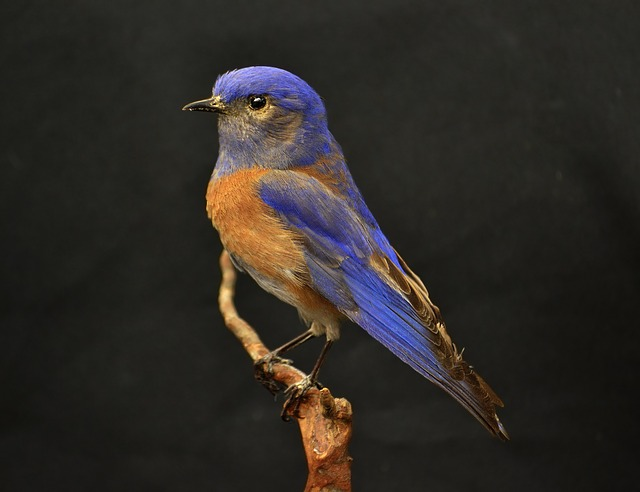
#> input picture assignment1/images/bird.jpg, 640 x 492 px
$ python generate.py
#> lines starting #> are read from the running program, lines starting #| are printed output that depends on the picture; after the words box and inside, x2 and y2 are one past the last pixel; in counts of white or black regions, pixels touching at a corner belong together
### showcase/cvportfolio/processing.py
"""Algorithms adapted from assignment1/assigment1.py.

Original implementations: Matej Gaberc. Portfolio changes: see CHANGELOG.md.
"""
import numpy as np
import cv2


def myhist(I_g, n_bins):
    pixels = I_g.reshape(-1)
    H = np.zeros(n_bins)
    interval = 1.0 / n_bins
    for value in pixels:
        index = int(value/interval)
        if index == n_bins: #value = 1.0
            index = n_bins - 1
        H[index] += 1
    H = H / len(pixels)
    return H


def otsu_threshold(image):
    """Deterministic Otsu threshold on 256 bins for intensities in [0, 1]."""
    image = np.asarray(image, dtype=float)
    if image.size == 0 or not np.isfinite(image).all() or image.min() < 0 or image.max() > 1:
        raise ValueError("Expected nonempty finite intensities in [0, 1]")
    quantized = np.rint(image * 255).astype(np.uint8)
    hist = np.bincount(quantized.ravel(), minlength=256).astype(float)
    probability = hist / hist.sum()
    weights = np.cumsum(probability)
    means = np.cumsum(probability * np.arange(256))
    denom = weights * (1-weights)
    score = np.divide((means[-1]*weights-means)**2, denom,
                      out=np.zeros(256), where=denom > 1e-15)
    return float(np.argmax(score)) / 255


def immask(image, mask):
    mask = mask.astype(np.uint8)
    expanded_mask = np.expand_dims(mask, axis=-1)
    masked_image = image * expanded_mask
    return masked_image

### showcase/cvportfolio/generate.py
"""Generate every portfolio figure and measured result: python -m cvportfolio.generate."""
from pathlib import Path
import argparse
import json
import platform
import time
import cv2
import numpy as np
import matplotlib
matplotlib.use('Agg')
import matplotlib.pyplot as plt
from . import processing, filters, edges, features, geometry, pca
from .course_utils.a5_utils import read_matches

ROOT = Path(__file__).resolve().parents[1]
DATA = ROOT.parent
OUT = ROOT / 'site/assets'
INK, MUTED, BG, ACCENT = '#172821', '#62736b', '#f4f6f1', '#287c58'
plt.rcParams.update({'font.family':'DejaVu Sans','font.size':10,'text.color':INK,
    'axes.labelcolor':MUTED,'xtick.color':MUTED,'ytick.color':MUTED,
    'axes.edgecolor':'#d7ded6','axes.titleweight':'medium','axes.titlesize':12,
    'figure.facecolor':BG,'axes.facecolor':BG,'savefig.facecolor':BG})


def resource(n, relative):
    base = DATA / f'assignment{n}'
    if n != 1: base /= f'assignment{n}'
    p = base / relative
    if not p.exists(): raise FileNotFoundError(f'Missing course material: {p.relative_to(DATA)}')
    return p


def read(n, relative, gray=False, max_side=None):
    img = cv2.imread(str(resource(n, relative)))
    if img is None: raise ValueError(f'Cannot decode {relative}')
    img = cv2.cvtColor(img, cv2.COLOR_BGR2GRAY if gray else cv2.COLOR_BGR2RGB)
    if max_side and max(img.shape[:2]) > max_side:
        factor = max_side / max(img.shape[:2])
        img = cv2.resize(img, None, fx=factor, fy=factor, interpolation=cv2.INTER_AREA)
    return img


def save_image(name, array):
    if array.dtype != np.uint8: array = np.rint(np.clip(array,0,1)*255).astype(np.uint8)
    if array.ndim == 3: array = cv2.cvtColor(array,cv2.COLOR_RGB2BGR)
    if not cv2.imwrite(str(OUT/name),array): raise IOError(name)


def show(ax, array, title, cmap='gray', **kwargs):
    ax.imshow(array, cmap=cmap, **kwargs); ax.set_title(title,loc='left',pad=12)
    ax.axis('off')


def save(fig, name):
    fig.savefig(OUT/name,dpi=170,bbox_inches='tight',pad_inches=.3)
    plt.close(fig)


def processing_demo():
    image = read(1,'images/bird.jpg'); gray=cv2.cvtColor(image,cv2.COLOR_RGB2GRAY)/255.
    threshold = processing.otsu_threshold(gray)
    mask = (gray > threshold).astype(np.uint8)
    mask = cv2.morphologyEx(mask,cv2.MORPH_CLOSE,cv2.getStructuringElement(cv2.MORPH_ELLIPSE,(15,15)))
    masked = processing.immask(image,mask)
    fig, ax=plt.subplots(2,2,figsize=(12,8))
    show(ax[0,0],image,'Source image'); show(ax[0,1],mask,f'Otsu mask · threshold {threshold:.3f}')
    show(ax[1,0],masked,'Foreground after morphological closing')
    hist=processing.myhist(gray,64)
    ax[1,1].bar(np.linspace(0,1,64),hist,width=1/64,color=ACCENT)
    ax[1,1].axvline(threshold,color=INK,ls='--',lw=1)
    ax[1,1].set(title='Normalized intensity histogram',xlabel='Intensity',ylabel='Pixel proportion')
    ax[1,1].spines[['top','right']].set_visible(False)
    fig.tight_layout(pad=2); save(fig,'01-processing.png')
    save_image('bird-source.jpg',image); save_image('bird-mask.png',masked)
    return {'threshold':round(threshold,4),'foreground_fraction':round(float(mask.mean()),4)}


def filtering_demo():
    image=read(2,'images/fox.jpg',gray=True,max_side=500)/255.
    rng=np.random.default_rng(42); noisy=image.copy(); noise=rng.random(image.shape)
    noisy[noise<.04]=0; noisy[noise>.96]=1
    median=filters.medianfilter(noisy,3); gaussian=filters.gaussfilter(noisy,1)
    fig,ax=plt.subplots(2,2,figsize=(12,8))
    for a,x,title in zip(ax.flat,[image,noisy,gaussian,median],['Source','Salt & pepper noise · 8% probability','Gaussian filter · σ = 1','Median filter · 3 × 3']): show(a,x,title,vmin=0,vmax=1)
    fig.tight_layout(pad=2);save(fig,'02-filtering.png')
    files=sorted(resource(2,'dataset').glob('*.png')); images=[cv2.cvtColor(cv2.imread(str(p)),cv2.COLOR_BGR2RGB) for p in files]
    hist=np.array([filters.myhist3(x/255.,8).ravel() for x in images]); q=next(i for i,p in enumerate(files) if p.name=='object_05_4.png')
    distances=np.array([filters.compare_histograms(hist[q],h,'Hellinger') for h in hist]); distances[q]=np.inf
    nearest=np.argsort(distances)[:5]
    fig,ax=plt.subplots(1,6,figsize=(14,3))
    show(ax[0],images[q],'Query image')
    for a,i in zip(ax[1:],nearest):show(a,images[i],f'Distance {distances[i]:.3f}')
    fig.tight_layout(pad=1);save(fig,'02-retrieval.png')
    return {'noisy_mse':float(np.mean((noisy-image)**2)),'median_mse':float(np.mean((median-image)**2)), 'gaussian_mse':float(np.mean((gaussian-image)**2)), 'retrieval_images':len(files),'query':files[q].name,'nearest':[files[i].name for i in nearest]}


# [100 lines left out: functions edge_demo, feature_demo, stereo_demo, pca_demo, not called in this run]


def main():
    parser=argparse.ArgumentParser(description=__doc__)
    parser.add_argument('--only',choices=['1','2','3','4','5','6'],help='Generate one experiment (full run creates the manifest).')
    args=parser.parse_args();OUT.mkdir(parents=True,exist_ok=True)
    demos=[processing_demo,filtering_demo,edge_demo,feature_demo,stereo_demo,pca_demo]
    results={}
    for i,demo in enumerate(demos,1):
        if args.only and args.only!=str(i):continue
        print(f'Generating experiment {i}: {demo.__name__}',flush=True)
        start=time.perf_counter();results[str(i)]=demo()
        print(f'  completed in {time.perf_counter()-start:.1f}s',flush=True)
#> this loop made 2 passes
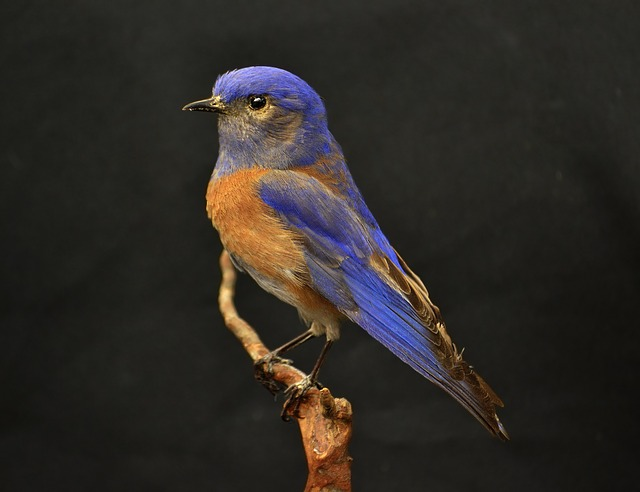
#> input picture assignment1/images/bird.jpg, 640 x 492 px
#> pass 1, in processing_demo, `gray = cv2.cvtColor(image, cv2.COLOR_RGB2GRAY) / 255.0`:
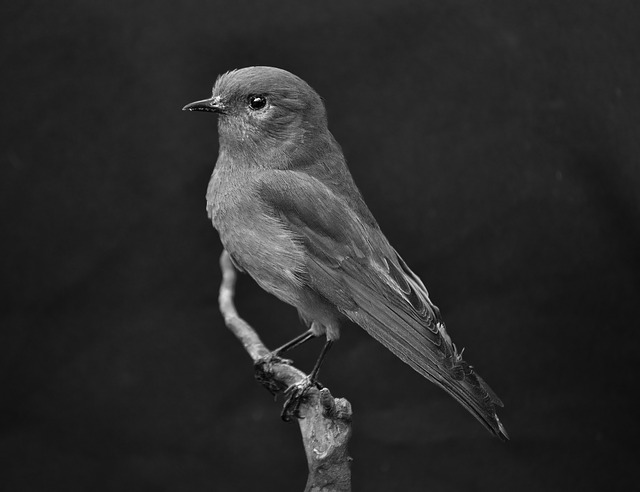
#> gray: shape (492, 640) float64; min 0, max 0.996, mean 0.168
#> pass 1, in processing_demo, `mask = (gray > threshold).astype(np.uint8)`:
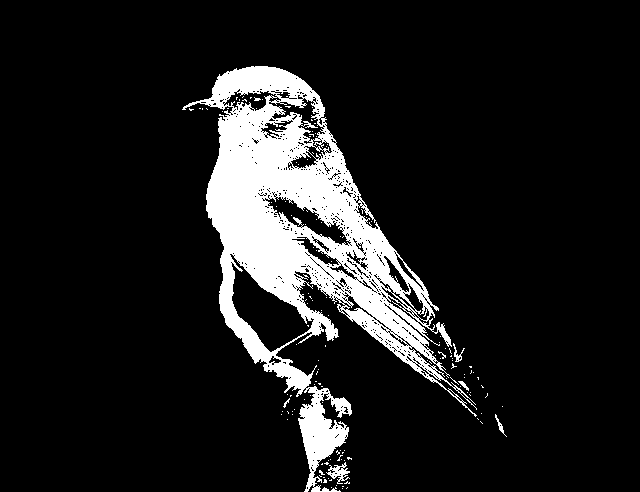
#> mask: shape (492, 640); values 0 (black) and 1 (white), 11.5% white; 140 white regions (134 under 20 px), largest, box (x1, y1, x2, y2) and area: (182, 66, 477, 492) 35483, (326, 462, 350, 484) 217, (453, 343, 465, 362) 69, (495, 414, 507, 437) 57, (458, 381, 469, 391) 39, (283, 398, 290, 408) 22
#> pass 1, in save, `fig.savefig(OUT/name,dpi=170,bbox_inches='tight',pad_inches=.3)`:
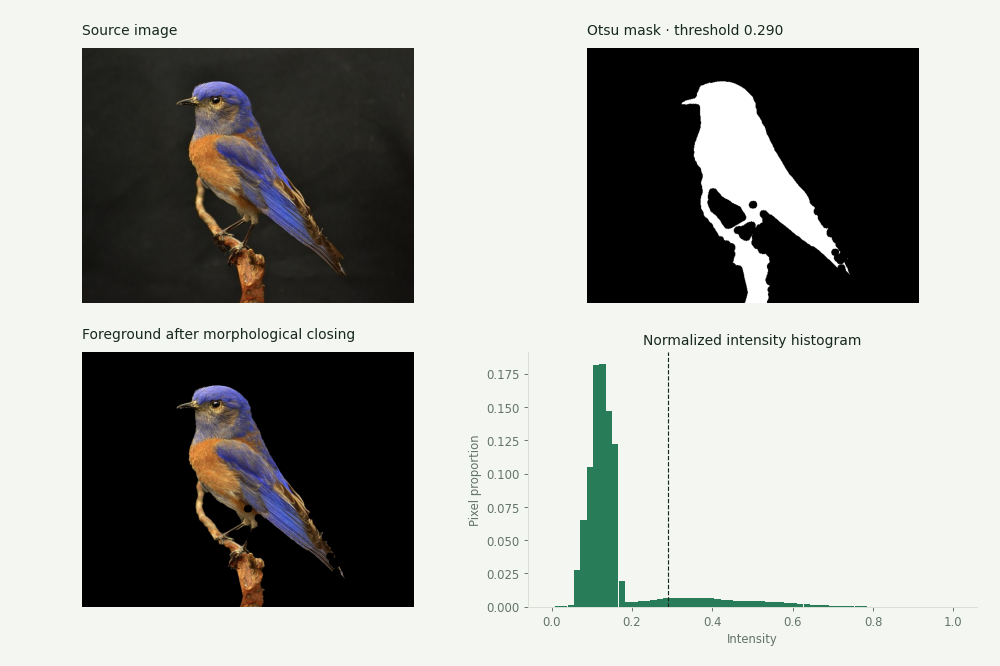
#> figure drawn by matplotlib, 4 panels; panel 4: tallest bar 0.182 high, from x = 0.119 to 0.135
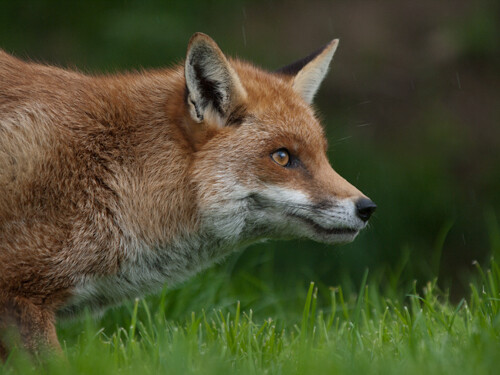
#> input picture assignment2/assignment2/images/fox.jpg, 500 x 375 px
#> after the loop, results = 1 item
    if not args.only:
        payload={'seed':42,'versions':{'python':platform.python_version(),'numpy':np.__version__,'opencv':cv2.__version__,'matplotlib':matplotlib.__version__},'experiments':results}
        (OUT/'metrics.json').write_text(json.dumps(payload,indent=2)+'\n')
        (OUT/'metrics.js').write_text('window.PORTFOLIO_METRICS = '+json.dumps(payload,indent=2)+';\n')
        from .walkthrough import generate_walkthrough
        generate_walkthrough()
        print('All six assignments and their task galleries exported.',flush=True)

if __name__=='__main__':main()
#> (the call stopped at in filtering_demo, `median=filters.medianfilter(noisy,3); gaussian=filters.gaussfilter(noi..`: showcase is not available in this run)
